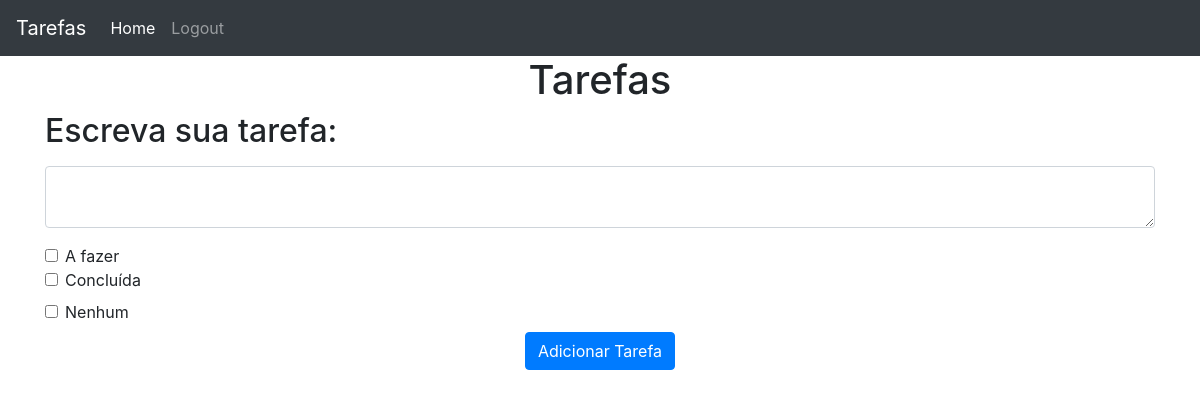
The app's page / (signed in), older data.
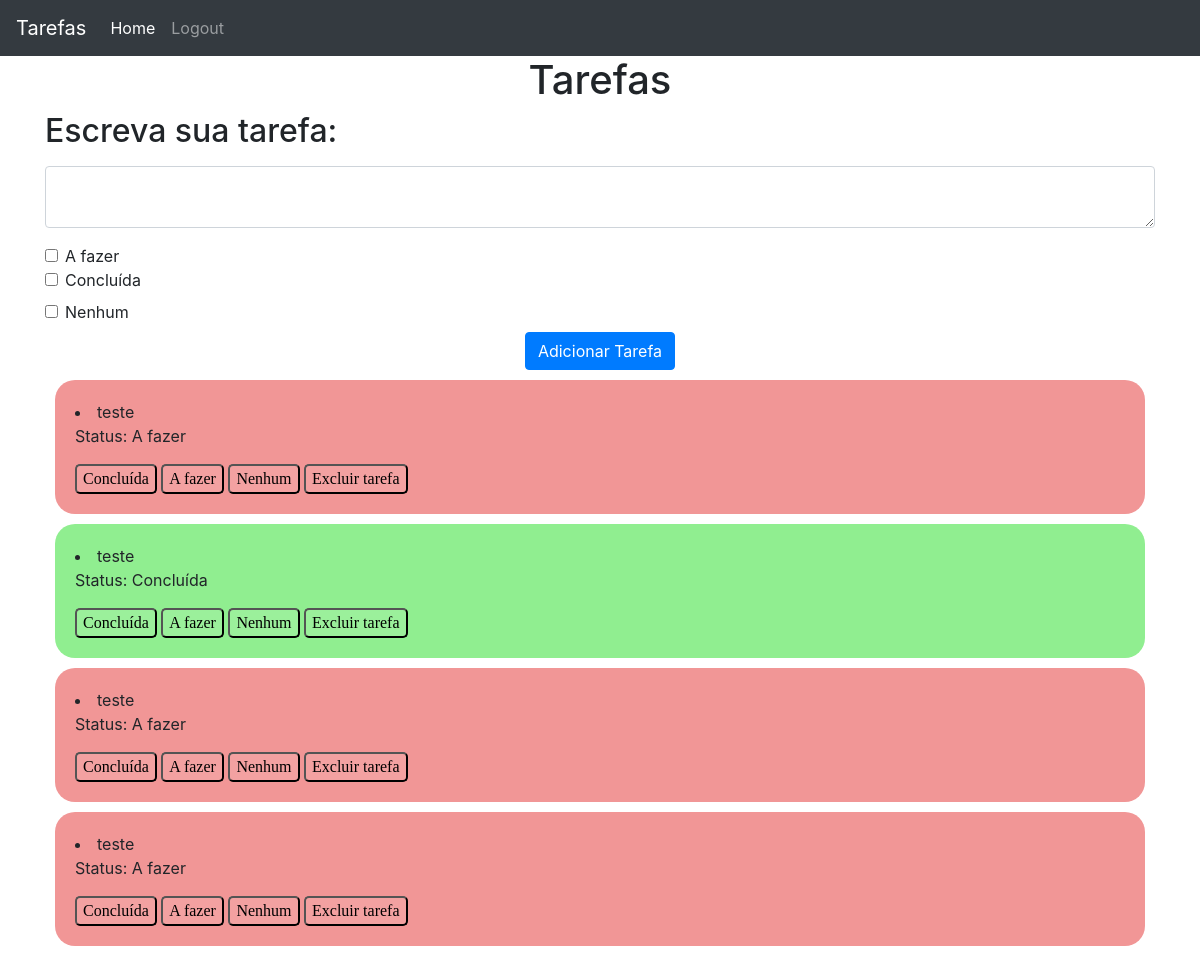
The same page, newer data.
### website/models.py (models this page shows)
class Tarefa(db.Model):
    id = db.Column(db.Integer, primary_key=True)
    texto = db.Column(db.String(1000))
    data = db.Column(db.DateTime(timezone=True), default=func.now())
    usuario_id = db.Column(db.Integer, db.ForeignKey('usuario.id'))
    status = db.Column(db.String(10))

### website/views.py (the view, shortened to what this page needs)
@views.route('/', methods=['GET', 'POST'])
@login_required
def home():
    return render_template("home.html", usuario=current_user)

### website/__init__.py (called while the page is built)
def create_app():
    app = Flask(__name__)
    app.config['SECRET_KEY'] = 'você não vai advinhar'
    app.config['SQLALCHEMY_DATABASE_URI'] = f'sqlite:///{DB_NAME}'
    db.init_app(app)
    from .views import views
    from .auth import auth
    app.register_blueprint(views, url_prefix='/')
    app.register_blueprint(auth, url_prefix='/')
    from .models import Usuario, Tarefa
    login_manager = LoginManager()
    login_manager.login_view = 'auth.login'
    login_manager.login_message= 'Faça o login para acessar esta página.'
    login_manager.init_app(app)
    @login_manager.user_loader
    def load_user(id):
        return Usuario.query.get(int(id))
    create_database(app)
    return app

### website/templates/home.html (shortened to what this page needs)
{% extends "base.html" %}
{% block content %}
<h1 class="text-center">Tarefas</h1>
<h2>Escreva sua tarefa:</h2>
<form method="POST">
    <textarea name="tarefa" id="tarefa" class="form-control my-3"></textarea>
    <div class="form-check" id="afazer">
        <input type="checkbox" name="afazer" class="form-check-input" id="afazer" value="afazer">
        <label class="form-check-label" for="afazer">A fazer</label>
    </div>
    <div class="form-check" id="concluida">
        <input type="checkbox" name="concluida" class="form-check-input" id="concluida" value="concluida">
        <label for="form-check-label" for="concluida">Concluída</label>
    </div>
    <div class="form-check" id="nenhum">
        <input type="checkbox" name="nenhum" class="form-check-input" id="nenhum" value="nenhum">
        <label for="form-check-label" form="nenhum">Nenhum</label>
    </div>
    <div class="d-flex justify-content-center">
        <button type="submit" class="btn btn-primary">Adicionar Tarefa</button>
    </div>
</form>
    {% for tarefa in usuario.tarefas %}
        {% if tarefa.status == 'A fazer' %}
            <div class="tarefas_afazer">
                <li>
                    {{ tarefa.texto }}
                    <p>Status: {{ tarefa.status}}</p>
                    <button type="button" onClick="alteraConcluido({{tarefa.id}})" id="botao">Concluída</button>
                    <button type="button" onClick="alteraAfazer({{tarefa.id}})" id="botao">A fazer</button>
                    <button type="button" onClick="alteraNenhum({{tarefa.id}})" id="botao">Nenhum</button>
                    <button type="button" onClick="deleteTarefa({{ tarefa.id }})" id="botao">Excluir tarefa</button>
                </li>
            </div>
        {% elif tarefa.status == 'Concluída' %}
            <div class="tarefas_concluida">
                <li>
                    {{ tarefa.texto }}
                    <p>Status: {{ tarefa.status}}</p>
                    <button type="button" onClick="alteraConcluido({{tarefa.id}})" id="botao">Concluída</button>
                    <button type="button" onClick="alteraAfazer({{tarefa.id}})" id="botao">A fazer</button>
                    <button type="button" onClick="alteraNenhum({{tarefa.id}})" id="botao">Nenhum</button>
                    <button type="button" onClick="deleteTarefa({{ tarefa.id }})" id="botao">Excluir tarefa</button>
                </li>
            </div>
        {% endif %}
    {% else %}
        <li>Nenhuma tarefa cadastrada.</li>
    {% endfor %}
{% endblock %}

### website/templates/base.html (shortened to what this page needs)
<!doctype html>
<html lang="pt-BR">
  <head>
    <link rel="stylesheet" href="../static/style.css">
    <link rel="stylesheet" href="https://cdn.jsdelivr.net/npm/bootstrap@4.6.2/dist/css/bootstrap.min.css"
>
  </head>
  <body>
    <nav class="navbar navbar-expand-lg navbar-dark bg-dark">
        {% if usuario %}
        <a class="navbar-brand" href="/">Tarefas</a>
        {% else %}
        <a class="navbar-brand" href="/sign-up">Tarefas</a>
        {% endif %}
        <div class="collapse navbar-collapse" id="navbarNav">
          <ul class="navbar-nav">
            {% if usuario %}
            <li class="nav-item active">
              <a class="nav-link" href="/">Home <span class="sr-only">(current)</span></a>
            </li>
            <li class="nav-item">
                <a class="nav-link" href="/logout">Logout</a>
            </li>
            {% endif %}
          </ul>
        </div>
      </nav>
    <div class="container">
    {% block content %}
    {% endblock %}
    </div>
  </body>
</html>

### website/static/style.css (style rules this page uses)
#botao { background-color: #007BFF; border-radius: 5px; background-color: rgba(255, 255, 255, 0.10); font-family: 'Arial, Helvetica, sans-serif' }
.tarefas_afazer { background-color: rgb(241, 150, 150); border-radius: 20px; padding: 20px; margin: 10px; }
.tarefas_concluida { background-color: lightgreen; border-radius: 20px; padding: 20px; margin: 10px; }

Row changes from the older to the newer data that the page shows:
added Tarefa: texto "teste", status "A fazer"
added Tarefa: texto "teste", status "Concluída"
added Tarefa: texto "teste", status "A fazer"
added Tarefa: texto "teste", status "A fazer"
